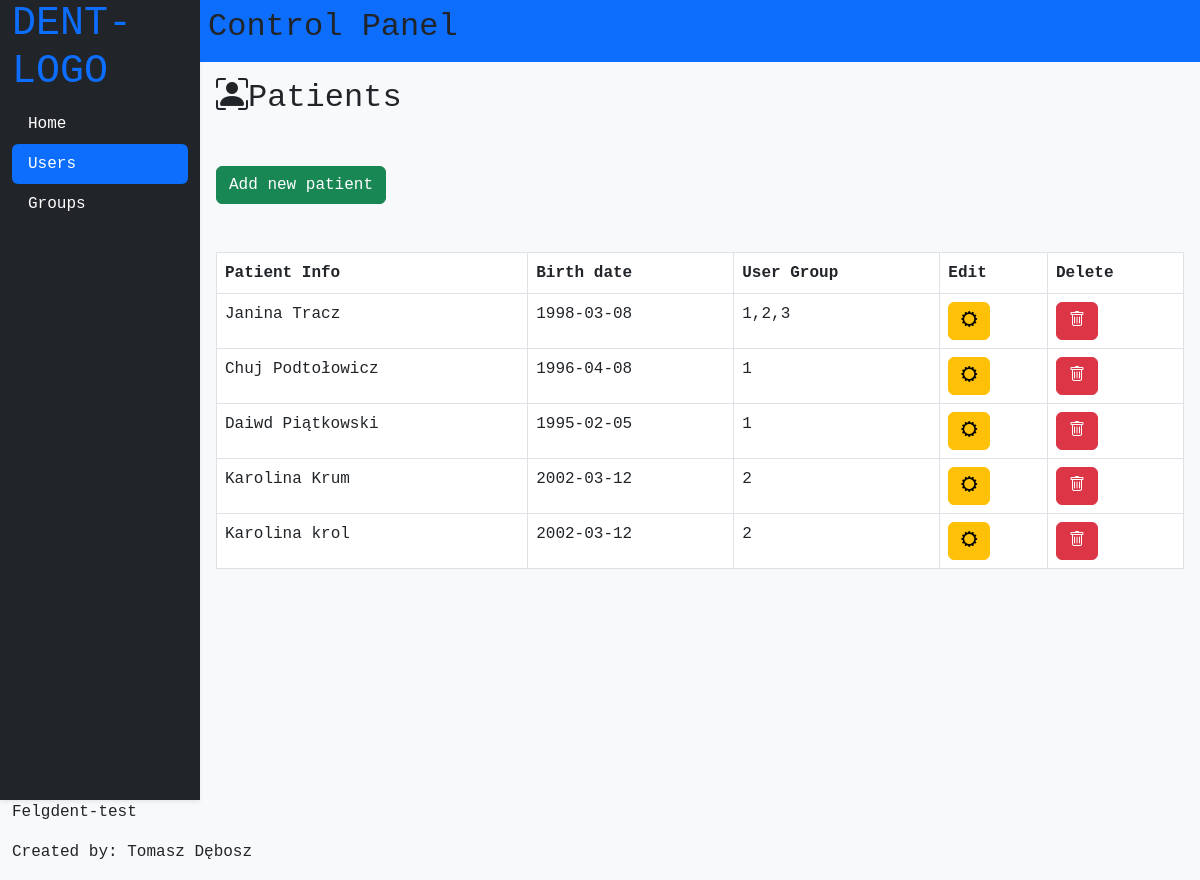
/patients.php, run on the app's committed database.
### tables this page shows
CREATE TABLE `patients` (
  `patient_id` int(100) NOT NULL,
  `patient_login` varchar(100) NOT NULL,
  `patient_password` varchar(100) NOT NULL,
  `patient_firstname` varchar(100) NOT NULL,
  `patient_lastname` varchar(100) NOT NULL,
  `patient_birthday` date NOT NULL,
  `patient_grouplist` varchar(100) NOT NULL
);

### patients.php (the view, shortened to what this page needs)
<?php
require "resources/configuration/connect.php";
$sql = "SELECT * FROM `patients`";
        $result = $connect->query($sql);
?>
<!DOCTYPE html>
<html lang="en">
<head>
    <?php require "resources/templates/head.php" ?>
</head>
<body>
<div class="container-fluid row bg-light p-0 m-0">
    <?php require "resources/templates/main_menu.php" ?>
    <div class="col-10 p-0 content">
        <?php require "resources/templates/header.php" ?>
        <h2 class="p-3"><i class="bi bi-person-bounding-box"></i>Patients</h2>
<div class="mb-3 mt-3 d-flex p-3">
    <button id="form_show" type="button" onclick="ShowForm()" class="btn btn-success">Add new patient</button>
</div>
    <div class="p-3">
        <table class="table table-responsive table-bordered w-100 bg-white">
            <thead class="thead-dark">
                <th scope="col">Patient Info</th>
                <th scope="col">Birth date</th>
                <th scope="col">User Group</hd>
                <th scope="col">Edit</th>
                <th scope="col">Delete</th>
            </thead>
            <?php
            if ($result -> num_rows > 0) {
                while($row = $result->fetch_assoc()) {
                  echo '<tr>
                  <td>'.$row['patient_firstname'].' '.$row['patient_lastname'].'</td>
                  <td>'.$row['patient_birthday'].'</td>
                  <td>'.$row['patient_grouplist'].'</td>
                  <td><a class="btn btn-warning" href="edit_patient.php?id='.$row["patient_id"].'"><i class="bi bi-gear-wide"></i></a></td>
                  <td><a class="btn btn-danger" href="delete_patient.php?id='.$row['patient_id'].'"><i class="bi bi-trash"></i></a></td>
                  </tr>';
                }
              }
              else {
                echo "Brak Pacjentów!";
              }
            ?>
        </table>
    </div>
</div>
<div class="footer">
    <?php include "resources/templates/footer.php" ?>
</div>
</body>
</html>

### resources/templates/head.php (shortened to what this page needs)
<link href="https://cdn.jsdelivr.net/npm/bootstrap@5.3.0-alpha1/dist/css/bootstrap.min.css" rel="stylesheet">
<link rel="stylesheet" href="https://cdn.jsdelivr.net/npm/bootstrap-icons@1.10.3/font/bootstrap-icons.css">
<link rel="stylesheet" href="resources/css/style.css?ver=4">

### resources/templates/main_menu.php
<?php
function active($currect_page){
    $url_array =  explode('/', $_SERVER['REQUEST_URI']) ;
    $url = end($url_array);
    if($currect_page == $url){
        echo 'active';
    }
  }
?>
<div class="col-2 text-primary bg-dark min-vh-100 shadow-sm">
    <div class="logo">
        <h1>DENT-LOGO</h1>
    </div>
    <nav class="nav nav-pills flex-column">
        <a class="nav-link text-white <?php active('index.php');?>" href="index.php">Home</a>
        <a class="nav-link text-white <?php active('patients.php');?>" href="patients.php">Users</a>
        <a class="nav-link text-white <?php active('groups.php');?>" href="groups.php">Groups</a>
    </nav>
</div>

### resources/templates/header.php
<header class="bg-primary p-2 d-flex justify-content-between align-items-center">
    <h2>Control Panel</h2>
</header>

### resources/templates/footer.php
<footer>
    <p>Felgdent-test</p>
    <p>Created by: Tomasz Dębosz</p>
</footer>

### resources/css/style.css (style rules this page uses)
* { font-family: 'Courier New', Courier, monospace; }

### data on the page
patients: patient_firstname "Janina", patient_lastname "Tracz", patient_birthday "1998-03-08", patient_grouplist "1,2,3"
patients: patient_firstname "Chuj", patient_lastname "Podtołowicz", patient_birthday "1996-04-08", patient_grouplist "1"
patients: patient_firstname "Daiwd", patient_lastname "Piątkowski", patient_birthday "1995-02-05", patient_grouplist "1"
patients: patient_firstname "Karolina", patient_lastname "Krum", patient_birthday "2002-03-12", patient_grouplist "2"
patients: patient_firstname "Karolina", patient_lastname "krol", patient_birthday "2002-03-12", patient_grouplist "2"
